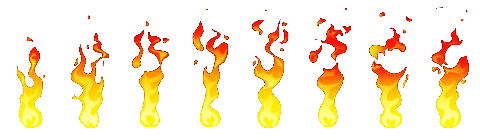
#> input picture effects/fire_auraball.webp, 480 x 140 px
$ python -i dekey.py   (imports and definitions only)
#> lines starting #> are read from the running program, lines starting #| are printed output that depends on the picture
# -*- coding: utf-8 -*-
"""Turn a baked-in flat background into real transparency.

Some sheets were exported onto black (or, for 260114_spark, a dark teal) rather
than onto alpha, so drawing them normally paints a rectangle over the game. The
`blend: "lighter"` hint hides that only where the engine composites additively -
every other use still shows the box.

These are additive glows, so the fix is exact: take the flat backdrop colour,
subtract it, and let what is left of the brightness become alpha. A pixel as
dark as the backdrop turns fully transparent, a bright core stays fully opaque,
and RGB is untouched so the glow keeps its colour.

    python tools/dekey.py                      # every sheet still flagged opaque
    python tools/dekey.py spark_5 ring         # just these
    python tools/dekey.py --dry-run            # report without rewriting
"""
import json
import os
import sys

from PIL import Image, ImageChops

Image.MAX_IMAGE_PIXELS = None


def default_library(root):
    """web/ while building, the package root once it has been shipped."""
    return root if os.path.exists(os.path.join(root, 'effects.json')) \
        else os.path.join(root, 'web')


def backdrop_level(img):
    """Brightness of the most common colour - the flat backdrop."""
    counts = img.convert('RGB').getcolors(maxcolors=1 << 24)
    if not counts:
        return 0
    _, colour = max(counts)
    return max(colour)


def brightness(r, g, b):
    """Per-pixel max of the three channels."""
    return ImageChops.lighter(ImageChops.lighter(r, g), b)


def dekey(path, dry_run=False):
    """Key the backdrop out of one sheet. Returns (level, newly transparent px)."""
#> called with path = '../effects/fire_auraball.webp', dry_run = False
    img = Image.open(path).convert('RGBA')
#> img is the input picture: PIL image 480x140 RGBA; mean R, G, B, A 252.3, 237, 211.8, 47.3
    r, g, b, a = img.split()
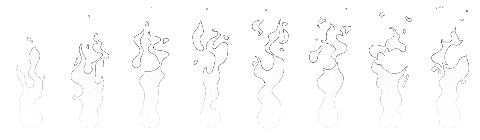
#> r: PIL image 480x140 L; min 23, max 255, mean 252.3
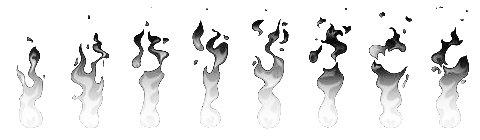
#> g: PIL image 480x140 L; min 0, max 255, mean 237
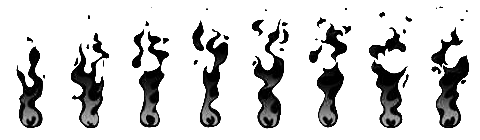
#> b: PIL image 480x140 L; min 0, max 255, mean 211.8
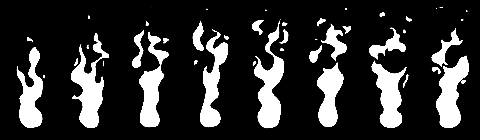
#> a: PIL image 480x140 L; min 0, max 255, mean 47.3
    level = backdrop_level(img)
#> in backdrop_level, `counts = img.convert('RGB').getcolors(maxcolors=1 << 24)`: counts = 9767 items
#> in backdrop_level, `_, colour = max(counts)`: colour = (255, 255, 255)
#> level = 255
    span = 255 - level
#> span = 0
    if span <= 0:
        return level, 0

    keyed = brightness(r, g, b).point(
        lambda v: 0 if v <= level else min(255, round((v - level) * 255 / span)))
    # A pixel that was already transparent must stay transparent.
    out_a = ImageChops.multiply(keyed, a)

    gained = sum(out_a.histogram()[:1]) - sum(a.histogram()[:1])
    if not dry_run:
        Image.merge('RGBA', (r, g, b, out_a)).save(path, optimize=True)
    return level, gained


def main(lib_dir, ids, dry_run):
    manifest_path = os.path.join(lib_dir, 'effects.json')
    with open(manifest_path, encoding='utf-8') as f:
        manifest = json.load(f)

    targets = [e for e in manifest['assets']
               if (e['id'] in ids if ids else e.get('opaque'))]
    if not targets:
        print('nothing to do')
        return

    for e in targets:
        level, gained = dekey(os.path.join(lib_dir, e['file']), dry_run)
        print('%-16s backdrop %3d -> %d px newly transparent%s'
              % (e['id'], level, gained, ' [dry run]' if dry_run else ''))
        if not dry_run:
            e['opaque'] = False
            e.pop('blend', None)
            e['note'] = 'backdrop keyed out of the original opaque export'

    if not dry_run:
        with open(manifest_path, 'w', encoding='utf-8') as f:
            json.dump(manifest, f, ensure_ascii=False, indent=2)


# [6 lines not run here, left out]

>>> result = dekey('../effects/fire_auraball.webp')
#> result = (255, 0)

$ run again, on effects/poison_3.webp
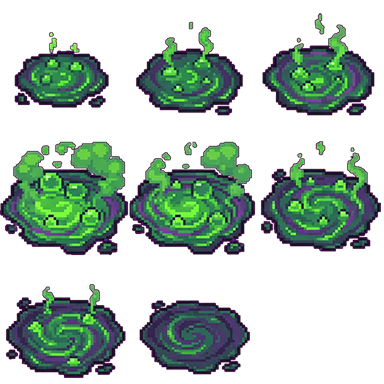
#> input picture effects/poison_3.webp, 384 x 384 px
#> in dekey, img is the input picture: PIL image 384x384 RGBA; mean R, G, B, A 56.3, 58.4, 58.1, 102.5
#> counts = 45193 items
#> colour = (34, 6, 24)
#> level = 34
#> span = 221
#> in dekey, `out_a = ImageChops.multiply(keyed, a)`:
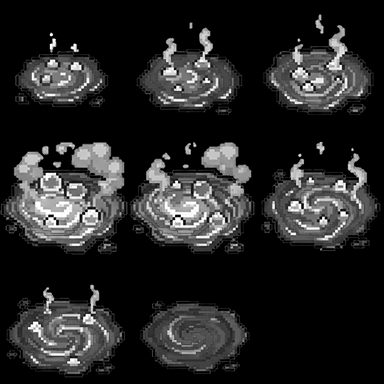
#> out_a: PIL image 384x384 L; min 0, max 255, mean 38.4
#> gained = 4226
#> in dekey, `Image.merge('RGBA', (r, g, b, out_a)).save(path, optimize=True)`:
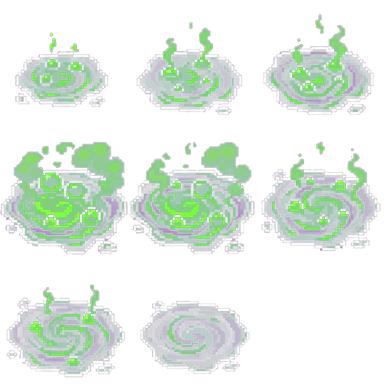
#> saved as poison_3.webp: PIL image 384x384 RGBA; mean R, G, B, A 56.3, 58.4, 58.1, 38.4; transparent parts drawn white
#> result = (34, 4226)

$ run again, on effects/deatheffect.png
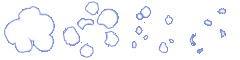
#> input picture effects/deatheffect.png, 240 x 60 px
#> in dekey, img is the input picture: PIL image 240x60 RGBA; mean R, G, B, A 240.9, 242.8, 250.6, 60.5
#> in dekey, `r, g, b, a = img.split()`:
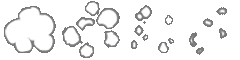
#> r: PIL image 240x60 L; min 120, max 255, mean 240.9
#> in dekey, `r, g, b, a = img.split()`:
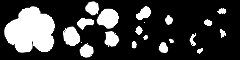
#> a: PIL image 240x60 L; min 0, max 255, mean 60.5
#> counts = 200 items
#> colour = (255, 255, 255)
#> level = 255
#> span = 0
#> result = (255, 0)

$ run again, on effects/repulse_3.png
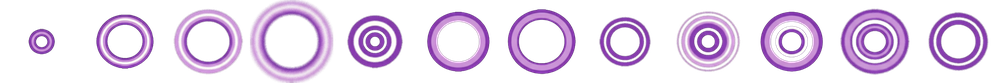
#> input picture effects/repulse_3.png, 1000 x 83 px, shrunk from 2400 x 200 before the run
#> in dekey, img is the input picture: PIL image 1000x83 RGBA; mean R, G, B, A 54.6, 36, 62.6, 65.1
#> counts = 13309 items
#> colour = (0, 0, 0)
#> level = 0
#> span = 255
#> in dekey, `out_a = ImageChops.multiply(keyed, a)`:
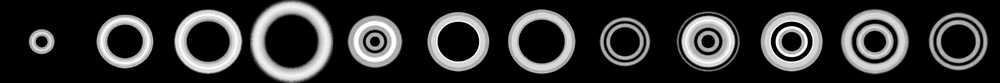
#> out_a: PIL image 1000x83 L; min 0, max 255, mean 49.5
#> gained = 1653
#> in dekey, `Image.merge('RGBA', (r, g, b, out_a)).save(path, optimize=True)`:
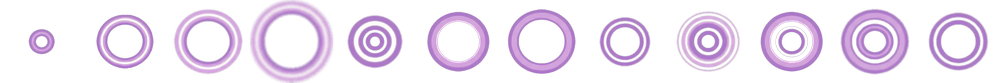
#> saved as repulse_3.png: PIL image 1000x83 RGBA; mean R, G, B, A 54.6, 36, 62.6, 49.5; transparent parts drawn white
#> result = (0, 1653)
